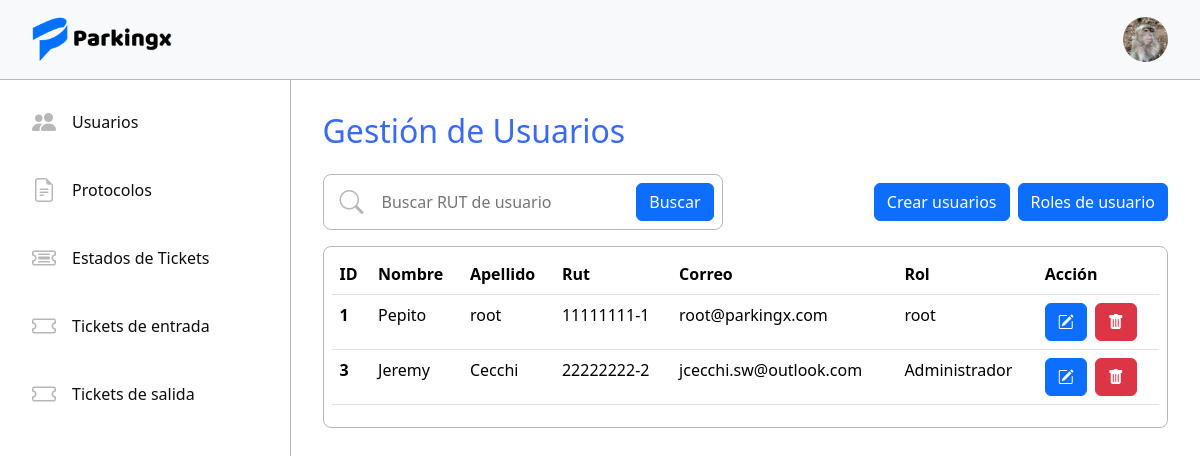
Page /userlist/ (signed in) on the committed database.
### tickets/models.py (models this page shows, shortened)
class Usuario(AbstractUser):
    name = models.CharField(max_length=50)
    last_name = models.CharField(max_length=50)
    rut = models.CharField(max_length=10)
    email = models.EmailField(max_length=254, unique=True)
    rol = models.ForeignKey(Rol, on_delete=models.RESTRICT)
    avatar = models.ImageField(upload_to='avatars', blank=True, null=True)

class Rol(models.Model):
    name = models.CharField(max_length=50)
    description = models.TextField()
    def __str__(self) -> str:
        return self.name

### tickets/views.py (the view)
# urls.py: path('userlist/', ListUsuario.as_view(), name='userlist'),
@method_decorator(login_required, name='dispatch')
class ListUsuario(ListView):
    model = Usuario
    template_name = 'tickets/userlist.html'
    context_object_name = 'usersys'

### tickets/templates/tickets/userlist.html
{% extends "tickets/base.html" %}
{% block content %}
<div class="user-list-content">
    <h2 class="mb-4 blue-sys">Gestión de Usuarios</h2>
    <div class="mb-3 user-template-actions">
        <div class="search-content">
            <i class="bi bi-search menu-icon"></i>
            <input type="text" class="search-inpt" placeholder="Buscar RUT de usuario" maxlength="10">
            <button class="btn btn-primary">Buscar</button>
        </div>
        <div class="d-flex gap-2">
            <a href="{% url 'usercreate' %}" class="btn btn-primary">Crear usuarios</a>
            <a href="{% url 'rolcreate' %}" class="btn btn-primary">Roles de usuario</a>
        </div>
    </div>
    {% if usersys %}
    <div class="border-table">
        <table class="table ">
            <thead>
                <tr>
                    <th scope="col">ID</th>
                    <th scope="col">Nombre</th>
                    <th scope="col">Apellido</th>
                    <th scope="col">Rut</th>
                    <th scope="col">Correo</th>
                    <th scope="col">Rol</th>
                    <th scope="col">Acción</th>
                </tr>
            </thead>
            <tbody>
                {% for u in usersys %}
                <tr>
                    <th scope="row">{{ u.id }}</th>
                    <td>{{ u.name }}</td>
                    <td>{{ u.last_name }}</td>
                    <td>{{ u.rut }}</td>
                    <td>{{ u.email }}</td>
                    <td>{{ u.rol }}</td>
                    <td class="d-flex gap-2">
                        {% if request.user.rol.name != 'root' and u.rol.name == 'root' or request.user.rol.name != 'root' and u.rol.name == 'Administrador' %}
                            <p class="text-danger">NO AUTORIZADO</p>
                        {% else %}
                            <a href="{% url 'userupdate' u.id %}" class="btn btn-primary"><i class="bi bi-pencil-square"></i></a>
                            <a href="{% url 'userdelete' u.id %}" class="btn btn-danger"><i class="bi bi-trash-fill"></i></a>
                        {% endif %}
                    </td>
                <tr>
                {% endfor %}
            </tbody>
        </table>
    </div>
    {% else %}
    <h4>No existen usuarios registrados...</h4>
    {% endif %}
</div>
{% endblock  %}

### tickets/templates/tickets/base.html (shortened to what this page needs)
<!DOCTYPE html>
<html lang="en">
<head>
    <link href="https://cdn.jsdelivr.net/npm/bootstrap@5.3.3/dist/css/bootstrap.min.css" rel="stylesheet">
    <link rel="stylesheet" href="https://cdn.jsdelivr.net/npm/bootstrap-icons@1.11.3/font/bootstrap-icons.min.css">
    {% load static %}
    <link rel="stylesheet" href="{% static 'tickets/css/styles.css' %}">
    <link rel="stylesheet" href="{% static 'tickets/css/login.css' %}">
</head>
<body>
    <nav class="navbar bg-body-tertiary">
        <div class="container-fluid">
            <img src="{% static 'tickets/img/Logo.png' %}" class="icon-project" alt="">
            {% if request.user.is_authenticated %}
            {% if request.user.avatar %}
            <img src="{{ request.user.avatar.url }}" alt="" class="avatar" id="avatar">
            {% else %}
            <img src="{% static 'tickets/img/defaultavatar.png' %}" alt="" class="avatar" id="avatar">
            {% endif %}
            {% else %}
            <a href="{% url 'login' %}" class="btn btn-primary">Iniciar sesión</a>
            {% endif %}
        </div>
    </nav>
    <div class="d-flex">
        <div class="sidebar">
            <ul class="nav menu flex-column">
                {% if request.user.rol.name == 'root' or request.user.rol.name == 'Administrador' %}
                <li class="nav-item">
                    <a class="option nav-link" href="{% url 'userlist' %}">
                        <i class="bi bi-people-fill menu-icon"></i>
                        <p class="option-text">Usuarios</p>
                    </a>
                </li>
                <li class="nav-item">
                    <a class="option nav-link" href="{% url 'protocolos' %}">
                        <i class="bi bi-file-earmark-text menu-icon"></i>
                        <p class="option-text">Protocolos</p>
                    </a>
                </li>
                <li class="nav-item">
                    <a class="option nav-link" href="{% url 'home' %}">
                        <i class="bi bi-ticket-detailed menu-icon"></i>
                        <p class="option-text">Estados de Tickets</p>
                    </a>
                </li>
                {% endif %}
                {% if request.user.rol.name == 'root' %}
                <li class="nav-item">
                    <a class="option nav-link" href="{% url 'home' %}">
                        <i class="bi bi-ticket menu-icon"></i>
                        <p class="option-text">Tickets de entrada</p>
                    </a>
                </li>
                <li class="nav-item">
                    <a class="option nav-link" href="{% url 'home' %}">
                        <i class="bi bi-ticket menu-icon"></i>
                        <p class="option-text">Tickets de salida</p>
                    </a>
                </li>
                {% endif %}
            </ul>
        </div>
        <div class="home-content">
            {% block content %}{% endblock %}
        </div>
    </div>
</body>
    {% load static %}
</html>

### tickets/static/tickets/css/styles.css (style rules this page uses)
nav { height: 5rem; border-bottom: solid 1px #B7B7B7; background-color: #FFFFFF; }
.blue-sys { color: #396af1; }
.container-fluid { padding: 0 2rem; position: relative; }
.icon-project { width: 9rem; }
.sidebar { width: 20rem; height: 91.5vh; border-right: solid 1px #B7B7B7; }
.nav-link { padding: 0; color: black; transition: .3s; }
.menu { padding: 1rem; gap: 1rem; }
.menu-icon { font-size: 1.5rem; color: #B7B7B7; transition: .3s; }
.option { display: flex; align-items: center; gap: 1rem; padding: .5rem 1rem; border-radius: .5rem; }
.option-text { margin: 0; color: #0d0e12; }
.avatar { width: 45px; height: 45px; border-radius: 50%; cursor: pointer; }
p { margin: 0; }
.home-content { background-color: transparent; height: 91.5vh; width: 83.5%; }
.user-list-content { display: flex; flex-direction: column; padding: 2rem; height: 91vh; }
.border-table { border: solid 1px #B7B7B7; border-radius: .5rem; padding: .4rem .5rem; }
.search-inpt { border: none; outline: none; width: 100%; }
.search-content { border: solid 1px #B7B7B7; border-radius: .5rem; padding: .5rem .5rem .5rem 1rem; display: flex; align-items: center; gap: 1rem; width: 25rem; }
.user-template-actions { display: flex; justify-content: space-between; align-items: center; }

### rows in the picture
Usuario: user.avatar (picture), id "1", name "Pepito", last_name "root", rut "11111111-1", email "root@parkingx.com", rol "root"
Usuario: id "3", name "Jeremy", last_name "Cecchi", rut "22222222-2", email "jcecchi.sw@outlook.com", rol "Administrador"
